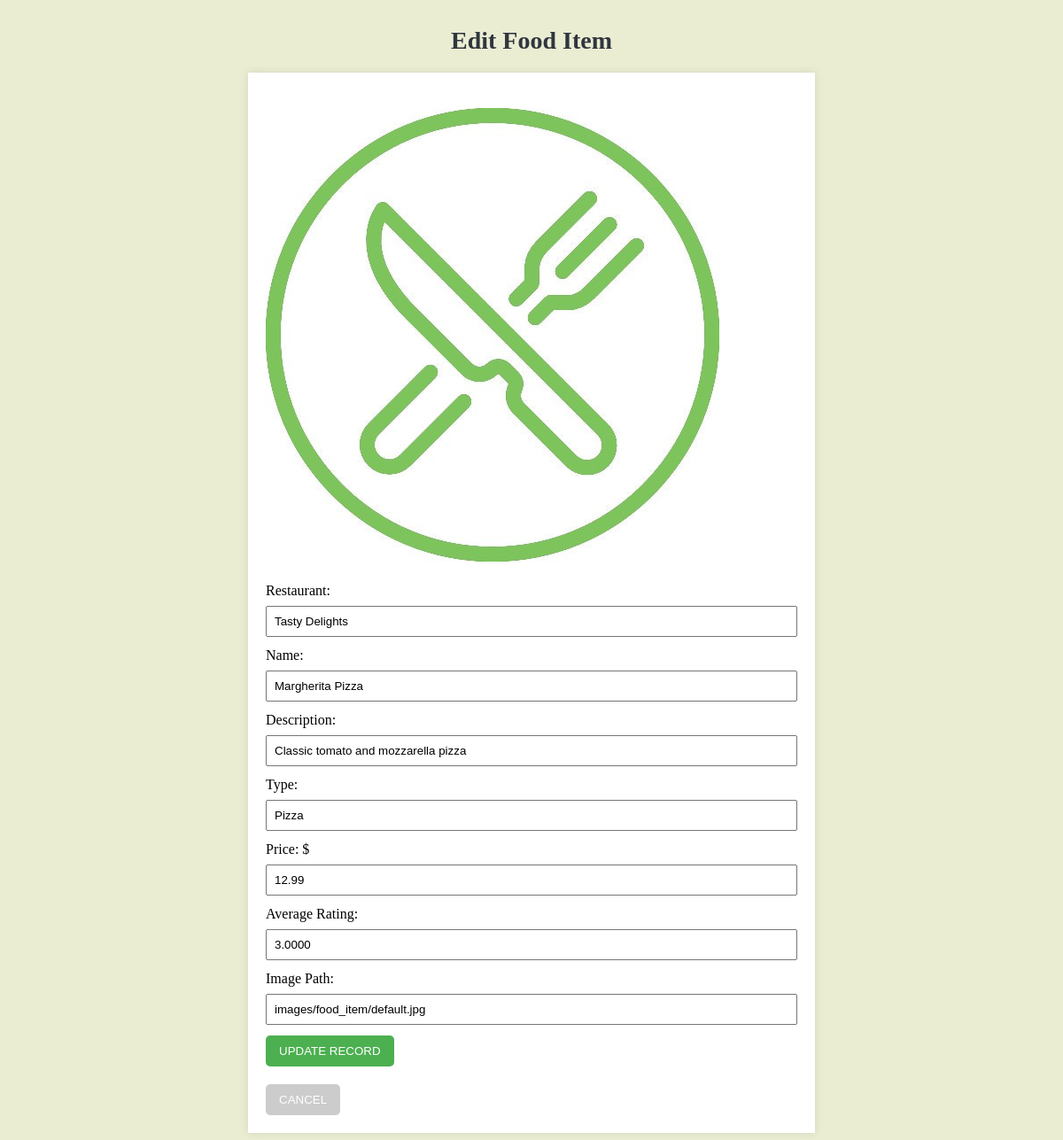
The page /food/food-update.php?food_item_id=1 (signed in) on the database its author committed.
### tables this page shows
CREATE TABLE IF NOT EXISTS `food_item` (
  `food_item_id` int NOT NULL AUTO_INCREMENT,
  `restaurant_id` int NOT NULL,
  `name` varchar(255) NOT NULL,
  `description` text,
  `type` varchar(50) NOT NULL,
  `price` decimal(8,2) NOT NULL,
  `photo` varchar(255) DEFAULT NULL,
  PRIMARY KEY (`food_item_id`),
  KEY `restaurant_id` (`restaurant_id`)
);

CREATE TABLE IF NOT EXISTS `restaurant` (
  `restaurant_id` int NOT NULL AUTO_INCREMENT,
  `name` varchar(255) NOT NULL,
  `type` varchar(50) NOT NULL,
  `description` text,
  `address` varchar(255) NOT NULL,
  `phone` varchar(20) DEFAULT NULL,
  `website` varchar(255) DEFAULT NULL,
  `email` varchar(255) DEFAULT NULL,
  `photo` varchar(255) DEFAULT NULL,
  `user_id` int DEFAULT NULL,
  `owner_name` varchar(255) DEFAULT NULL,
  PRIMARY KEY (`restaurant_id`),
  KEY `owner_user_id` (`user_id`)
);

### food/food-update.php (the view, shortened to what this page needs)
<!DOCTYPE html>
<html lang="en">
<head>
</head>
<body>
	<header>
        <h1>Edit Food Item</h1>
    </header>
<?php
require_once "../usermanagement/checksession.php";
$conn = new mysqli($hn, $un, $pw, $db);
if (isset($_GET['food_item_id'])) {
    $food_item_id = $_GET['food_item_id'];
    $query = "SELECT f.food_item_id, f.restaurant_id, f.name, rest.name AS 'r_name', f.description, f.type, f.price, f.photo, AVG(r.rating) AS 'rating' FROM food_item as f LEFT JOIN review as r ON f.food_item_id = r.food_item_id join restaurant as rest on f.restaurant_id = rest.restaurant_id
	WHERE f.food_item_id=$food_item_id
	GROUP BY food_item_id, restaurant_id, name, description, type, price, photo, r_name; ";
    $result = $conn->query($query);
    $rows = $result->num_rows;
    ?>
    <div class="container">
        <?php
        for ($j = 0; $j < $rows; $j++) {
            $row = $result->fetch_array(MYSQLI_ASSOC);
            $photo = $row['photo'];
            ?>
            <form action='food-update.php' method='post'>
                <img src='<?php echo $photo; ?>' alt='Food Item Photo'>
				<label for="r_name">Restaurant:</label>
                <input type='text' name='r_name' value='<?php echo $row['r_name']; ?>' readonly>
                <label for="name">Name:</label>
                <input type='text' name='name' value='<?php echo $row['name']; ?>' required>
                <label for="description">Description:</label>
                <input type='text' name='description' value='<?php echo $row['description']; ?>' required>
                <label for="type">Type:</label>
                <input type='text' name='type' value='<?php echo $row['type']; ?>' required>
                <label for="price">Price: $</label>
                <input type='number' name='price' value='<?php echo $row['price']; ?>' required>
				<label for="rating">Average Rating:</label>
                <input type='number' name='rating' value='<?php echo $row['rating']; ?>' required readonly>
                <label for="photo">Image Path:</label>
                <input type='text' name='photo' value='<?php echo $photo; ?>' required>
                <button type='submit' class='btn'>UPDATE RECORD</button>
            </form>
            <form action='food-details.php?food_item_id=<?php echo $row['food_item_id']; ?>' method='post'>
                <button type='submit' class='btn btn-cancel'>CANCEL</button>
            </form>
        <?php } ?>
    </div>
    <?php
}
?>
</body>
</html>

### food/food-update.php (style rules this page uses)
body { font-family: Times New Roman, sans-serif; background-color: #EBEDD3; margin: 0; padding: 0; }
h1 { text-align: center; margin-top: 30px; font-size: 28px; color: #2F363E; }
.container { max-width: 600px; margin: 20px auto; background-color: #fff; padding: 20px; box-shadow: 0 0 10px rgba(0, 0, 0, 0.1); }
form { margin-top: 20px; }
label { display: block; margin-bottom: 8px; }
input { width: 100%; padding: 8px; margin-bottom: 12px; box-sizing: border-box; }
img { max-width: 100%; height: auto; margin-bottom: 20px; }
.btn { background-color: #4caf50; color: #fff; padding: 10px 15px; border: none; cursor: pointer; border-radius: 5px; }
.btn-cancel { background-color: #ccc; }

### rows shown on the page
food_item: photo (placeholder picture), r_name "Tasty Delights", name "Margherita Pizza", description "Classic tomato and mozzarella pizza", type "Pizza", price "12.99", rating "3.0000", photo "images/food_item/default.jpg"
